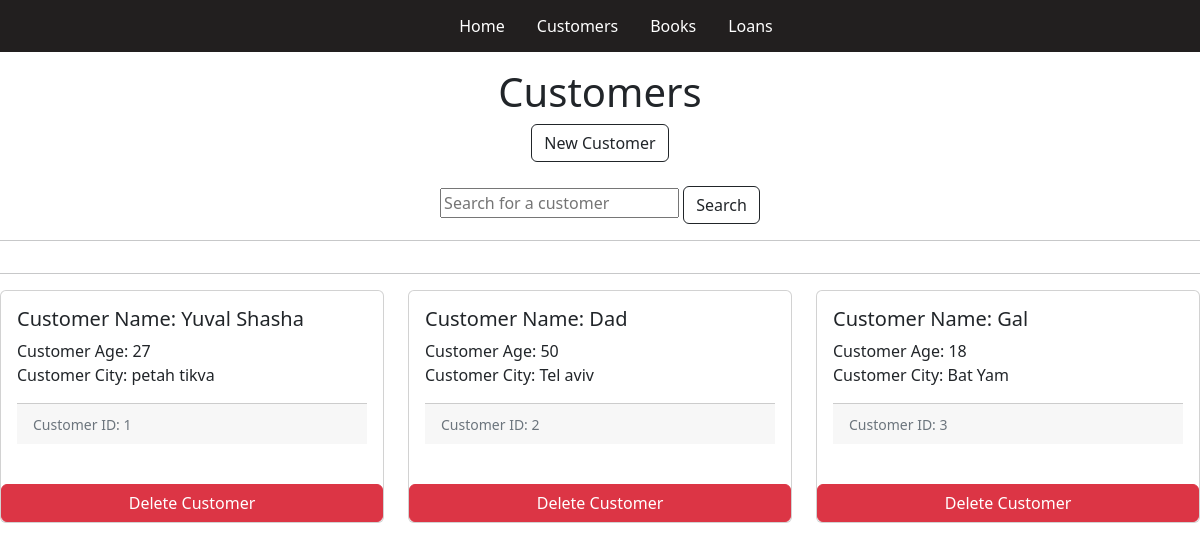
The app's page /Customers/ with its own data.
### main.py (models this page shows, shortened)
class Customers(db.Model):
    id = db.Column('CustomerID', db.Integer, primary_key = True)
    customer_name = db.Column('CustomerName', db.String(50))
    customer_age = db.Column('CustomerAge', db.Integer)
    customer_city = db.Column('CustomerCity', db.String(25))
    loanlink = db.relationship("Loans", backref = "customers")

### main.py (the view, shortened to what this page needs)
@app.route('/Customers/', methods = ['GET', 'POST'])
@app.route('/Customers/<id>')
def all_customers(id = -1):
    if request.method == 'GET':
        if int(id) == -1:
            return render_template('customers.html', customers = Customers.query.all())
        if int(id) > -1:
            selected = Customers.query.get(int(id))
            return render_template('selected_customer.html', selected = selected)

### templates/customers.html (shortened to what this page needs)
{% extends "layout.html" %}
{% block content %}
<div class="d-flex justify-content-center">
    <h1>Customers</h1>
</div>
<div class="d-flex justify-content-center">
    <a class="btn btn-outline-dark" href="/NewCustomer/" role="button">New Customer</a>
</div>
<br>
<div class="d-flex justify-content-center">
    <form class="form-inline" action="/Customers_Search" method="post">
        <input type="text" class="from-control" name="customer_name" placeholder="Search for a customer">
        <button class='btn btn-outline-dark' type="submit">Search</button>
    </form>
</div>
<hr>
<hr>
<div class="row row-cols-1 row-cols-md-3 g-4">
    {%- for customer in customers %}
    <div class="col">
        <div class="card h-100">
            <div class="card-body">
                <h5 class="card-title">Customer Name: {{ customer.customer_name }}</h5>
                <p class="card-text">
                    Customer Age: {{ customer.customer_age }}
                    <br>
                    Customer City: {{ customer.customer_city }}
                </p>
                <div class="card-footer">
                    <small class="text-muted">Customer ID: {{ customer.id }}</small>
                </div>
                <br>
            </div>
                <a href="/Customers/Delete/{{customer.id}}" class="btn btn-danger">Delete Customer</a>
        </div>
    </div>
    {% endfor %}
</div>
{% endblock %}

### records on screen
Customers: customer_name "Yuval Shasha", customer_age "27", customer_city "petah tikva", id "1"
Customers: customer_name "Dad", customer_age "50", customer_city "Tel aviv", id "2"
Customers: customer_name "Gal", customer_age "18", customer_city "Bat Yam", id "3"
